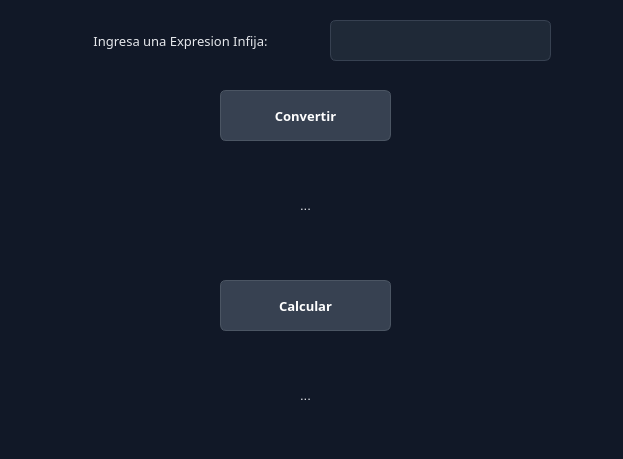
<?xml version="1.0" encoding="UTF-8"?>
<ui version="4.0">
 <class>Dialog</class>
 <widget class="QDialog" name="Dialog">
  <property name="geometry">
   <rect>
    <x>0</x>
    <y>0</y>
    <width>623</width>
    <height>459</height>
   </rect>
  </property>
  <property name="windowTitle">
   <string>Dialog</string>
  </property>
  <property name="styleSheet">
   <string notr="true">/* ================================================
   HOJA DE ESTILO COMPLETA: MODO OSCURO CORPORATIVO
   ================================================ */

/* --- FONDO PRINCIPAL DE LA VENTANA --- */
QWidget {
    background-color: #111827; /* Negro Premium/Gris muy oscuro */
    color: #F3F4F6; /* Texto general en gris claro para alta legibilidad */
    font-family: &quot;Segoe UI&quot;, &quot;Arial&quot;, sans-serif;
    font-size: 13px;
}

/* --- ESTILO PARA ENTRADAS DE TEXTO (QLineEdit) --- */
QLineEdit {
    background-color: #1F2937; /* Un gris un poco más claro que el fondo */
    border: 1px solid #374151; /* Borde sutil */
    border-radius: 6px;
    padding: 8px 12px;
    color: #FFFFFF; /* Texto blanco puro al escribir */
    selection-background-color: #4B5563;
}

QLineEdit:focus {
    border: 2px solid #9CA3AF; /* Borde gris claro brillante al enfocar */
    background-color: #1F2937;
}

QLineEdit:disabled {
    background-color: #111827;
    color: #4B5563;
    border: 1px solid #1F2937;
}

/* --- ESTILO PARA BOTONES (QPushButton) --- */
QPushButton {
    background-color: #374151; /* Botón gris grafito oscuro */
    color: #FFFFFF;
    font-weight: bold;
    border: 1px solid #4B5563; /* Borde que le da tridimensionalidad */
    border-radius: 6px;
    padding: 10px 20px;
}

QPushButton:hover {
    background-color: #4B5563; /* Se aclara ligeramente al pasar el mouse */
}

QPushButton:pressed {
    background-color: #1F2937; /* Se oscurece al hacer clic */
    border: 1px solid #374151;
}

QPushButton:disabled {
    background-color: #111827;
    color: #4B5563;
    border: 1px solid #1F2937;
}

/* --- ESTILO PARA ETIQUETAS / TEXTOS (QLabel) --- */
QLabel {
    background-color: transparent; /* Evita que la etiqueta tape el fondo */
    color: #E5E7EB; /* Gris claro suave para no cansar la vista */
}

/* Clase opcional para títulos destacados (asigna este objectName en Qt Designer) */
QLabel#tituloPrincipal {
    font-size: 18px;
    font-weight: bold;
    color: #FFFFFF; /* Blanco puro para el título */
}</string>
  </property>
  <widget class="QLabel" name="label">
   <property name="geometry">
    <rect>
     <x>50</x>
     <y>10</y>
     <width>261</width>
     <height>61</height>
    </rect>
   </property>
   <property name="font">
    <font>
     <family>Segoe UI,Arial,sans-serif</family>
     <pointsize>-1</pointsize>
    </font>
   </property>
   <property name="text">
    <string>Ingresa una Expresion Infija:</string>
   </property>
   <property name="alignment">
    <set>Qt::AlignCenter</set>
   </property>
  </widget>
  <widget class="QLineEdit" name="txt_expresion">
   <property name="geometry">
    <rect>
     <x>330</x>
     <y>20</y>
     <width>221</width>
     <height>41</height>
    </rect>
   </property>
  </widget>
  <widget class="QPushButton" name="btn_convertir">
   <property name="geometry">
    <rect>
     <x>220</x>
     <y>90</y>
     <width>171</width>
     <height>51</height>
    </rect>
   </property>
   <property name="font">
    <font>
     <family>Segoe UI,Arial,sans-serif</family>
     <pointsize>-1</pointsize>
     <weight>75</weight>
     <bold>true</bold>
    </font>
   </property>
   <property name="text">
    <string>Convertir</string>
   </property>
  </widget>
  <widget class="QLabel" name="lbl_resultado">
   <property name="geometry">
    <rect>
     <x>50</x>
     <y>160</y>
     <width>511</width>
     <height>91</height>
    </rect>
   </property>
   <property name="text">
    <string>...</string>
   </property>
   <property name="alignment">
    <set>Qt::AlignCenter</set>
   </property>
  </widget>
  <widget class="QPushButton" name="btn_evaluar">
   <property name="geometry">
    <rect>
     <x>220</x>
     <y>280</y>
     <width>171</width>
     <height>51</height>
    </rect>
   </property>
   <property name="font">
    <font>
     <family>Segoe UI,Arial,sans-serif</family>
     <pointsize>-1</pointsize>
     <weight>75</weight>
     <bold>true</bold>
    </font>
   </property>
   <property name="text">
    <string>Calcular</string>
   </property>
  </widget>
  <widget class="QLabel" name="lbl_resultado_evaluar">
   <property name="geometry">
    <rect>
     <x>50</x>
     <y>350</y>
     <width>511</width>
     <height>91</height>
    </rect>
   </property>
   <property name="text">
    <string>...</string>
   </property>
   <property name="alignment">
    <set>Qt::AlignCenter</set>
   </property>
  </widget>
 </widget>
 <resources/>
 <connections/>
</ui>
